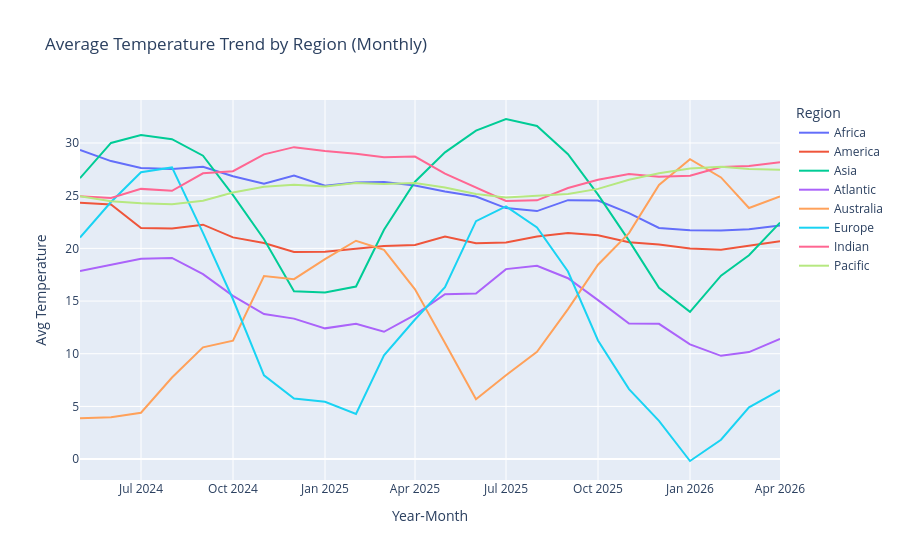

The cell this chart's notebook holds for it:
### Markdown cell above
## 3) Chart 1 — Temperature trend over time by region

### Code cell
temp_monthly = (
    eda.groupby(["year_month", "region"], as_index=False)[temp_col]
    .mean()
    .sort_values("year_month")
)

fig1 = px.line(
    temp_monthly,
    x="year_month",
    y=temp_col,
    color="region",
    title="Average Temperature Trend by Region (Monthly)",
    labels={"year_month": "Year-Month", temp_col: "Avg Temperature", "region": "Region"},
)
fig1.update_layout(legend_title_text="Region")
_html_out = reports_dir / "eda_temperature_trend_by_region.html"
fig1.write_html(_html_out)
print("Saved:", _html_out)
# Open the HTML file in a browser if inline Plotly is unavailable (requires nbformat in Jupyter).
try:
    fig1.show()
except ValueError as exc:
    if "nbformat" in str(exc).lower():
        print("Plotly inline skipped. Install: pip install 'nbformat>=4.2.0' — or open the HTML file above.")
    else:
        raise

### Figure 1 — Plotly figure (JSON) as saved in the notebook; plotly's stock layout.template omitted (floating-point values rounded to 4 significant figures)
{"data": [{"hovertemplate": "Region=Africa<br>Year-Month=%{x}<br>Avg Temperature=%{y}<extra></extra>", "legendgroup": "Africa", "line": {"color": "#636efa", "dash": "solid"}, "marker": {"symbol": "circle"}, "mode": "lines", "name": "Africa", "orientation": "v", "showlegend": true, "type": "scatter", "x": ["2024-05", "2024-06", "2024-07", "2024-08", "2024-09", "2024-10", "2024-11", "2024-12", "2025-01", "2025-02", "2025-03", "2025-04", "2025-05", "2025-06", "2025-07", "2025-08", "2025-09", "2025-10", "2025-11", "2025-12", "2026-01", "2026-02", "2026-03", "2026-04"], "xaxis": "x", "y": [29.35, 28.28, 27.63, 27.53, 27.75, 26.85, 26.13, 26.9, 25.95, 26.24, 26.31, 25.97, 25.39, 24.92, 23.82, 23.54, 24.58, 24.54, 23.35, 21.94, 21.72, 21.69, 21.8, 22.17], "yaxis": "y"}, {"hovertemplate": "Region=America<br>Year-Month=%{x}<br>Avg Temperature=%{y}<extra></extra>", "legendgroup": "America", "line": {"color": "#EF553B", "dash": "solid"}, "marker": {"symbol": "circle"}, "mode": "lines", "name": "America", "orientation": "v", "showlegend": true, "type": "scatter", "x": ["2024-05", "2024-06", "2024-07", "2024-08", "2024-09", "2024-10", "2024-11", "2024-12", "2025-01", "2025-02", "2025-03", "2025-04", "2025-05", "2025-06", "2025-07", "2025-08", "2025-09", "2025-10", "2025-11", "2025-12", "2026-01", "2026-02", "2026-03", "2026-04"], "xaxis": "x", "y": [24.34, 24.17, 21.93, 21.88, 22.25, 21.04, 20.5, 19.65, 19.68, 19.98, 20.22, 20.32, 21.13, 20.48, 20.56, 21.13, 21.46, 21.24, 20.57, 20.36, 20.0, 19.86, 20.22, 20.67], "yaxis": "y"}, {"hovertemplate": "Region=Asia<br>Year-Month=%{x}<br>Avg Temperature=%{y}<extra></extra>", "legendgroup": "Asia", "line": {"color": "#00cc96", "dash": "solid"}, "marker": {"symbol": "circle"}, "mode": "lines", "name": "Asia", "orientation": "v", "showlegend": true, "type": "scatter", "x": ["2024-05", "2024-06", "2024-07", "2024-08", "2024-09", "2024-10", "2024-11", "2024-12", "2025-01", "2025-02", "2025-03", "2025-04", "2025-05", "2025-06", "2025-07", "2025-08", "2025-09", "2025-10", "2025-11", "2025-12", "2026-01", "2026-02", "2026-03", "2026-04"], "xaxis": "x", "y": [26.66, 30.0, 30.75, 30.36, 28.79, 25.05, 20.86, 15.93, 15.8, 16.38, 21.76, 26.32, 29.11, 31.18, 32.28, 31.61, 28.93, 25.1, 20.74, 16.26, 13.98, 17.41, 19.35, 22.45], "yaxis": "y"}, {"hovertemplate": "Region=Atlantic<br>Year-Month=%{x}<br>Avg Temperature=%{y}<extra></extra>", "legendgroup": "Atlantic", "line": {"color": "#ab63fa", "dash": "solid"}, "marker": {"symbol": "circle"}, "mode": "lines", "name": "Atlantic", "orientation": "v", "showlegend": true, "type": "scatter", "x": ["2024-05", "2024-06", "2024-07", "2024-08", "2024-09", "2024-10", "2024-11", "2024-12", "2025-01", "2025-02", "2025-03", "2025-04", "2025-05", "2025-06", "2025-07", "2025-08", "2025-09", "2025-10", "2025-11", "2025-12", "2026-01", "2026-02", "2026-03", "2026-04"], "xaxis": "x", "y": [17.85, 18.47, 19.0, 19.09, 17.55, 15.49, 13.76, 13.33, 12.41, 12.83, 12.09, 13.68, 15.64, 15.71, 18.03, 18.34, 17.17, 15.09, 12.87, 12.84, 10.89, 9.802, 10.16, 11.42], "yaxis": "y"}, {"hovertemplate": "Region=Australia<br>Year-Month=%{x}<br>Avg Temperature=%{y}<extra></extra>", "legendgroup": "Australia", "line": {"color": "#FFA15A", "dash": "solid"}, "marker": {"symbol": "circle"}, "mode": "lines", "name": "Australia", "orientation": "v", "showlegend": true, "type": "scatter", "x": ["2024-05", "2024-06", "2024-07", "2024-08", "2024-09", "2024-10", "2024-11", "2024-12", "2025-01", "2025-02", "2025-03", "2025-04", "2025-05", "2025-06", "2025-07", "2025-08", "2025-09", "2025-10", "2025-11", "2025-12", "2026-01", "2026-02", "2026-03", "2026-04"], "xaxis": "x", "y": [3.867, 3.978, 4.403, 7.739, 10.61, 11.23, 17.37, 17.07, 18.97, 20.72, 19.86, 16.11, 11.03, 5.677, 7.952, 10.18, 14.23, 18.45, 21.45, 26.01, 28.47, 26.73, 23.83, 24.93], "yaxis": "y"}, {"hovertemplate": "Region=Europe<br>Year-Month=%{x}<br>Avg Temperature=%{y}<extra></extra>", "legendgroup": "Europe", "line": {"color": "#19d3f3", "dash": "solid"}, "marker": {"symbol": "circle"}, "mode": "lines", "name": "Europe", "orientation": "v", "showlegend": true, "type": "scatter", "x": ["2024-05", "2024-06", "2024-07", "2024-08", "2024-09", "2024-10", "2024-11", "2024-12", "2025-01", "2025-02", "2025-03", "2025-04", "2025-05", "2025-06", "2025-07", "2025-08", "2025-09", "2025-10", "2025-11", "2025-12", "2026-01", "2026-02", "2026-03", "2026-04"], "xaxis": "x", "y": [21.03, 24.4, 27.23, 27.68, 21.46, 15.17, 7.956, 5.757, 5.437, 4.283, 9.859, 13.25, 16.31, 22.58, 23.99, 21.98, 17.81, 11.26, 6.646, 3.631, -0.1806, 1.837, 4.909, 6.541], "yaxis": "y"}, {"hovertemplate": "Region=Indian<br>Year-Month=%{x}<br>Avg Temperature=%{y}<extra></extra>", "legendgroup": "Indian", "line": {"color": "#FF6692", "dash": "solid"}, "marker": {"symbol": "circle"}, "mode": "lines", "name": "Indian", "orientation": "v", "showlegend": true, "type": "scatter", "x": ["2024-05", "2024-06", "2024-07", "2024-08", "2024-09", "2024-10", "2024-11", "2024-12", "2025-01", "2025-02", "2025-03", "2025-04", "2025-05", "2025-06", "2025-07", "2025-08", "2025-09", "2025-10", "2025-11", "2025-12", "2026-01", "2026-02", "2026-03", "2026-04"], "xaxis": "x", "y": [24.95, 24.79, 25.65, 25.46, 27.12, 27.32, 28.92, 29.61, 29.24, 28.99, 28.64, 28.71, 27.09, 25.8, 24.5, 24.56, 25.73, 26.52, 27.06, 26.81, 26.89, 27.72, 27.82, 28.17], "yaxis": "y"}, {"hovertemplate": "Region=Pacific<br>Year-Month=%{x}<br>Avg Temperature=%{y}<extra></extra>", "legendgroup": "Pacific", "line": {"color": "#B6E880", "dash": "solid"}, "marker": {"symbol": "circle"}, "mode": "lines", "name": "Pacific", "orientation": "v", "showlegend": true, "type": "scatter", "x": ["2024-05", "2024-06", "2024-07", "2024-08", "2024-09", "2024-10", "2024-11", "2024-12", "2025-01", "2025-02", "2025-03", "2025-04", "2025-05", "2025-06", "2025-07", "2025-08", "2025-09", "2025-10", "2025-11", "2025-12", "2026-01", "2026-02", "2026-03", "2026-04"], "xaxis": "x", "y": [24.95, 24.47, 24.29, 24.19, 24.52, 25.3, 25.84, 26.03, 25.88, 26.2, 26.1, 26.2, 25.78, 25.15, 24.82, 24.99, 25.16, 25.64, 26.5, 27.12, 27.59, 27.75, 27.52, 27.45], "yaxis": "y"}], "layout": {"legend": {"title": {"text": "Region"}, "tracegroupgap": 0}, "title": {"text": "Average Temperature Trend by Region (Monthly)"}, "xaxis": {"anchor": "y", "domain": [0, 1], "title": {"text": "Year-Month"}}, "yaxis": {"anchor": "x", "domain": [0, 1], "title": {"text": "Avg Temperature"}}}}
